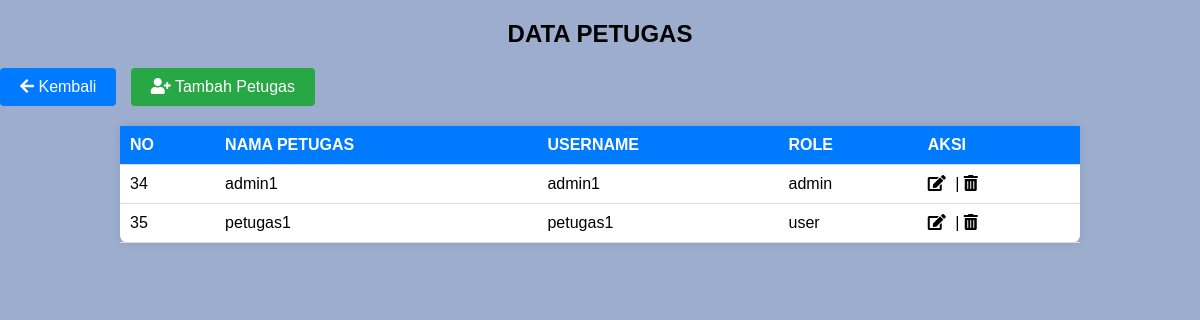
The app's page /kasir/data_petugas.php with its own data.
### tables this page shows
CREATE TABLE `petugas` (
  `id_petugas` int(11) NOT NULL,
  `nama_petugas` varchar(255) NOT NULL,
  `username` text NOT NULL,
  `password` text NOT NULL,
  `level` enum('user','admin') NOT NULL DEFAULT 'user'
);

### kasir/data_petugas.php (the view, shortened to what this page needs)
<!DOCTYPE html>
<html lang="en">
<head>
<link rel="stylesheet" href="https://cdnjs.cloudflare.com/ajax/libs/font-awesome/5.15.4/css/all.min.css">
</head>
<body>
<h2>DATA PETUGAS</h2>
<a href="dashboard.php" class="button"><i class="fas fa-arrow-left"></i> Kembali</a>
<a href="registrasi.php" class="button1"><i class="fas fa-user-plus"></i> Tambah Petugas</a>
<table>
  <thead>
    <tr>
      <th>NO</th>
      <th>NAMA PETUGAS</th>
      <th>USERNAME</th>
      <th>ROLE</th>
      <th>AKSI</th>
    </tr>
  </thead>
  <tbody>
    <?php
    include 'config.php';
    $sql = "SELECT * FROM petugas";
    $result = mysqli_query($conn, $sql);
    if (mysqli_num_rows($result) > 0) {
        while ($row = mysqli_fetch_assoc($result)) {
            echo "<tr>";
            echo "<td>" . $row['id_petugas'] . "</td>";
            echo "<td>" . $row['nama_petugas'] . "</td>";
            echo "<td>" . $row['username'] . "</td>";
            echo "<td>" . $row['level'] . "</td>";
            echo "<td>";
            echo "<a href='edit_petugas.php?id=" . $row['id_petugas'] . "' class='edit-button'><i class='fas fa-edit'></i></a>&nbsp;|&nbsp;";
            echo "<a href='hapus_petugas.php?id=" . $row['id_petugas'] . "' class='delete-button'><i class='fas fa-trash-alt'></i></a>";
            echo "</td>";
            echo "</tr>";
        }
    } else {
        echo "<tr><td colspan='5'>Tidak ada data petugas.</td></tr>";
    }
    ?>
  </tbody>
</table>
</body>
</html>

### kasir/data_petugas.php (style rules this page uses)
body { font-family: Arial, sans-serif; margin: 0; padding: 0; background-color: #9cadce; }
h2 { text-align: center; margin-bottom: 20px; }
.button, .button1 { display: inline-block; padding: 10px 20px; background-color: #007bff; color: #fff; border: none; border-radius: 4px; cursor: pointer; text-decoration: none; margin-right: 10px; }
.button1 { background-color: #28a745; }
table { width: 80%; margin: 20px auto; border-collapse: collapse; background-color: #fff; border-radius: 8px; box-shadow: 0 0 10px rgba(0, 0, 0, 0.1); }
th, td { padding: 10px; text-align: left; border-bottom: 1px solid #ddd; }
th { background-color: #007bff; color: #fff; }
.edit-button, .delete-button { text-decoration: none; color: inherit; margin-right: 5px; }

### records on screen
petugas: id_petugas "34", nama_petugas "admin1", username "admin1", level "admin"
petugas: id_petugas "35", nama_petugas "petugas1", username "petugas1", level "user"
